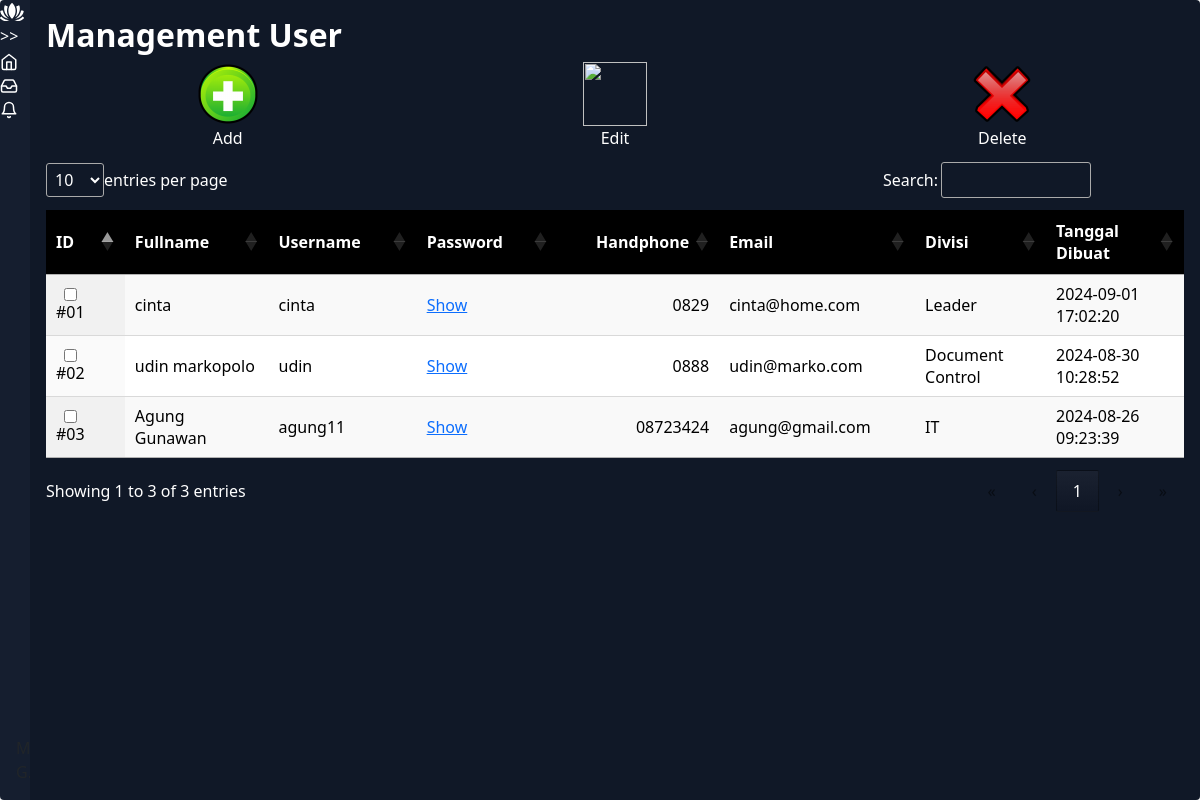
The app's page /index.php/display/management_user, older data.
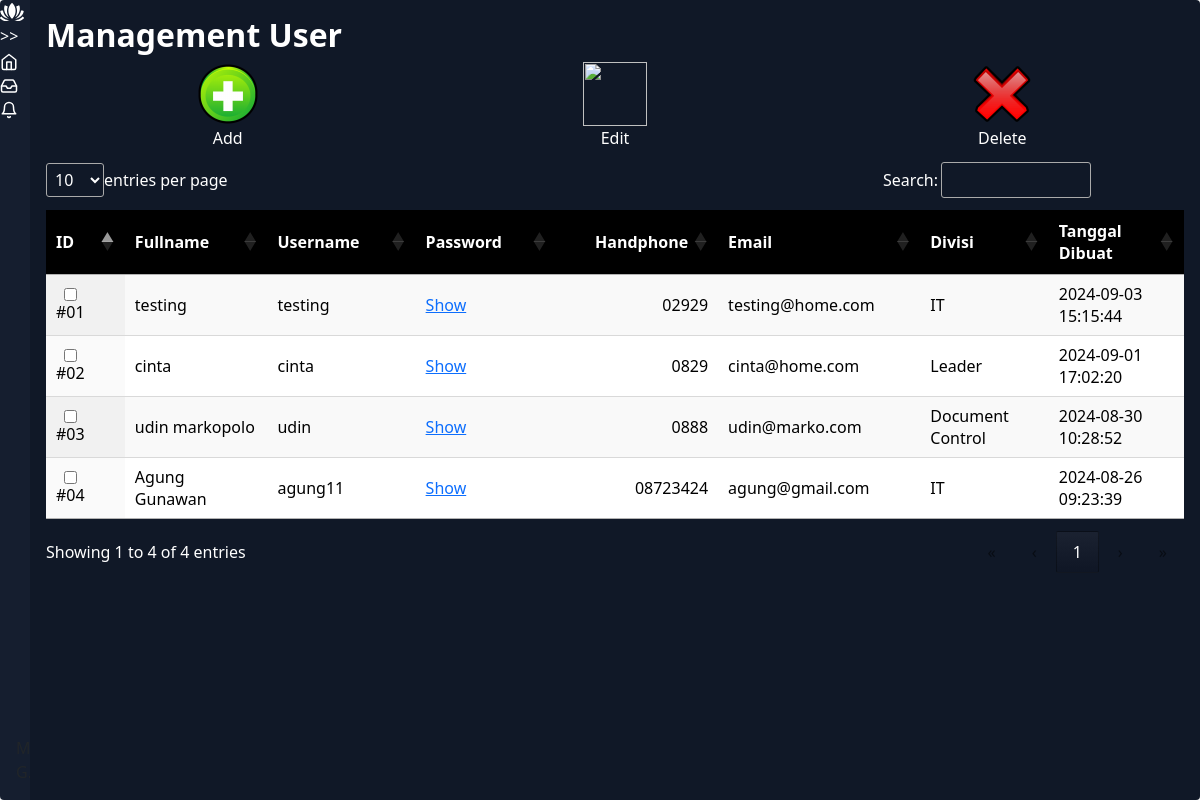
The same page, newer data.
### tables this page shows
CREATE TABLE IF NOT EXISTS `table_users` (
  `id` int(11) NOT NULL AUTO_INCREMENT,
  `fullname` varchar(50) DEFAULT NULL,
  `username` varchar(50) DEFAULT NULL,
  `pass` varchar(50) DEFAULT NULL,
  `no_hp` varchar(50) DEFAULT NULL,
  `email` varchar(50) DEFAULT NULL,
  `divisi` varchar(50) DEFAULT NULL,
  `gedung` varchar(50) DEFAULT NULL,
  `date_created` timestamp NULL DEFAULT current_timestamp(),
  PRIMARY KEY (`id`)
);

### application/controllers/Display.php (called while the page is built, shortened)
<?php
class Display extends CI_Controller {
	public function __construct(){
		$this->load->model('DBUser');
		$this->load->model('DBFormulir');
		$this->load->model('DBDynamic');
		$this->load->model('DBHistoryFormulir');
	}
	public function management_user(){
		$data = $this->DBUser->getAll();
		if(!empty($data)){
		$data = array_reverse($data);
		$dataNa = array(
			'data_user' => $data
		);
		$this->load->view('management_user', $dataNa);
		}else{
				$this->load->view('management_user');
		}
	}
}

### index.php (called while the page is built, shortened)
<?php
require_once BASEPATH.'core/CodeIgniter.php';

### application/models/DBUser.php (called while the page is built, shortened)
<?php
class DBUser extends CI_Model {
    private $table_name = "table_users";
	public function getAll() {
        $query = $this->db->get($this->table_name);
		 if ($query->num_rows() > 0) {
            return $query->result();
        } else {
            return false;
        }
    }
}

### application/libraries/TXTFormatter.php (called while the page is built, shortened)
<?php
class TXTFormatter {
  public function generate2Digit($num){
    if ($num < 100) {
          $f = sprintf('%02d', $num);
      } else {
          $f = $num;
      }
      return $f;
  }
}
?>

### application/views/management_user.php (the view, shortened to what this page needs)
<link rel="stylesheet" type="text/css" href="/assets/css/style-dashboard.css">
<link rel="stylesheet" type="text/css" href="/assets/css/style-management.css">
<link href="/assets/css/bootstrap.min.css" rel="stylesheet">
<link rel="stylesheet" href="/assets/css/dataTables.dataTables.css" />
<div class="app-container">
  <div class="sidebar">
    <div class="sidebar-header">
      <div class="app-icon">
      </div>
    </div>
    <?php include ('nav_bar_left.php'); ?>
    <div class="account-info">
      <div class="account-info-name">Monica G.</div>
      <button class="account-info-more">
      </button>
    </div>
   </div>
  <div class="app-content">
 <h2 class="text-putih" >Management User</h2>
  <div class="menu row">
      <div class="col item">
       <a href="/add-new-user">
         <img src="/assets/images/add1.png">
         <br>Add
       </a>
      </div>
      <div class="col item">
      <a href="/edit-user" id="edit-data">
        <img src="/assets/images/edit.png">
        <br>Edit
      </a>
      </div>
      <div class="col item">
        <a href="/delete-user" id="delete-data">
          <img src="/assets/images/delete.png">
          <br>Delete
        </a>
      </div>
  </div>
  <table id="table-data" class="display">
  <thead>
    <tr>
      <th class="th-check"> ID</th>
      <th>Fullname</th>
      <th>Username</th>
      <th>Password</th>
      <th>Handphone</th>
      <th>Email</th>
      <th>Divisi</th>
      <th>Tanggal Dibuat</th>
    </tr>
  </thead>
   <tbody>
    <?php if(!empty($data_user)): ?>
      <?php $no = 0; ?>
    <?php foreach($data_user as $data): ?>
      <?php $no++;
      $fno = $this->txtformatter->generate2Digit($no); ?>
     <tr>
       <td> <input id="<?=$data->id;?>" type="checkbox"> #<?= $fno; ?> </td>
       <td> <?= $data->fullname; ?> </td>
       <td> <?= $data->username; ?> </td>
       <td> <a href="#" class="show-pass-link" data-real="<?= $data->pass; ?>">Show</a>
        </td>
       <td> <?= $data->no_hp; ?> </td>
       <td> <?= $data->email; ?> </td>
       <td> <?= $data->divisi; ?> </td>
       <td> <?= $data->date_created; ?> </td>
     </tr>
    <?php endforeach;?>
    <?php endif;?>
   </tbody>
</table>
</div>

Row changes from the older to the newer data that the page shows:
added table_users: fno "01", fullname "testing", username "testing", no_hp "02929", email "testing@home.com", divisi "IT", date_created "2024-09-03 15:15:44"
changed table_users "cinta": fno "01" → "02"
changed table_users "udin markopolo": fno "02" → "03"
changed table_users "Agung Gunawan": fno "03" → "04"
Text that changed along with them:
text written by a page script: "entries per page Search: Showing 1 to 3 of 3 entries 1" → "entries per page Search: Showing 1 to 4 of 4 entries 1"
